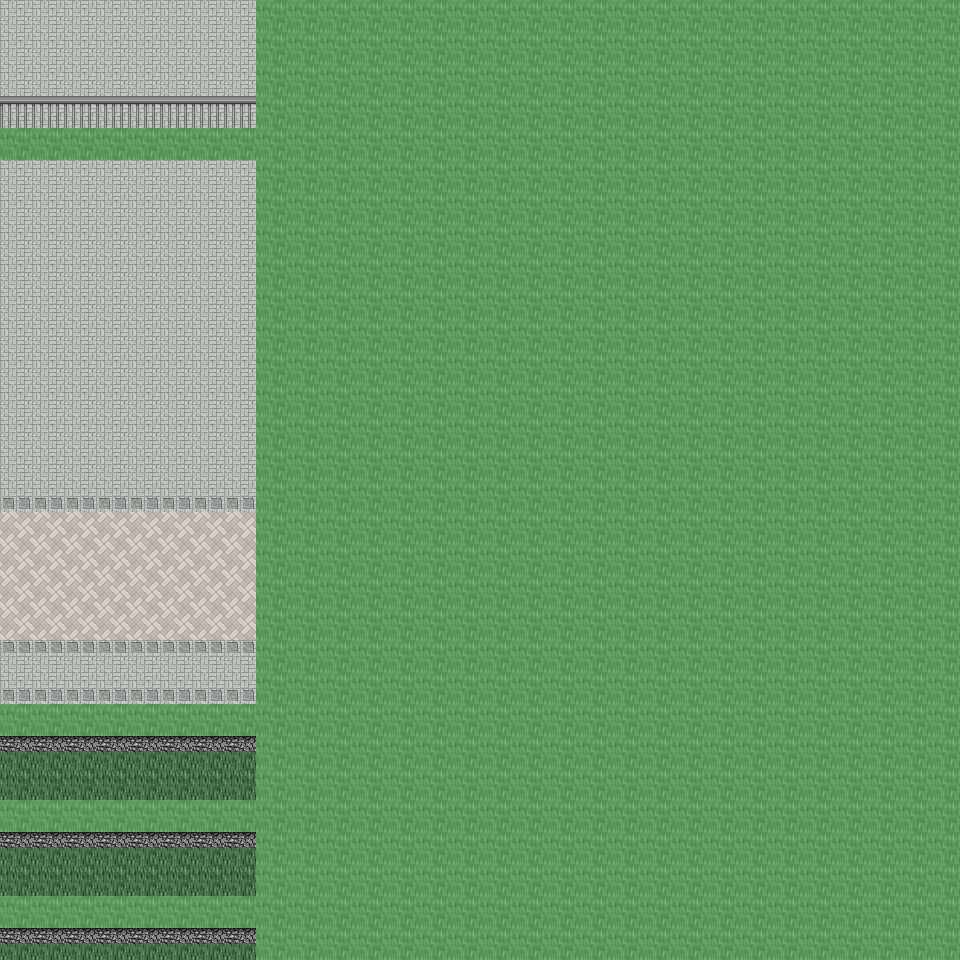

This game map was drawn from its Tiled (.tmx) file and the tilesets committed beside it. A one-line description and the trimmed map source follow:
An orthogonal 30x30 tile map with 32x32 px tiles, 6 tile layers (Ground, Object, Object2, Above, ...), 42 tilesets and 6 objects (6x mapchange).

<map version="1.0" orientation="orthogonal" renderorder="right-down" width="30" height="30" tilewidth="32" tileheight="32" nextobjectid="7">
  <tileset firstgid="1" name="tileset_ground_ground" tilewidth="32" tileheight="32" tilecount="33" columns="3">
    <image source="../drawable/tileset_ground_ground.png" width="96" height="352" />
  </tileset>
  <tileset firstgid="34" name="tileset_building_castle" tilewidth="32" tileheight="32" tilecount="320" columns="20">
    <image source="../drawable/tileset_building_castle.png" width="640" height="512" />
  </tileset>
  <tileset firstgid="354" name="tileset_furniture_carpet_carpets_2" tilewidth="32" tileheight="32" tilecount="20" columns="4">
    <image source="../drawable/tileset_furniture_carpet_carpets_2.png" width="128" height="160" />
  </tileset>
  <tileset firstgid="374" name="tileset_ground_indoor_tiles" tilewidth="32" tileheight="32" tilecount="8" columns="2">
    <image source="../drawable/tileset_ground_indoor_tiles.png" width="64" height="128" />
  </tileset>
  <tileset firstgid="382" name="tileset_building_entrance_int_iron_bars" tilewidth="32" tileheight="32" tilecount="12" columns="3">
    <image source="../drawable/tileset_building_entrance_int_iron_bars.png" width="96" height="128" />
  </tileset>
  <tileset firstgid="394" name="tileset_plant_bush_hedge" tilewidth="32" tileheight="32" tilecount="35" columns="5">
    <image source="../drawable/tileset_plant_bush_hedge.png" width="160" height="224" />
  </tileset>
  <tileset firstgid="429" name="tileset_building_church" tilewidth="32" tileheight="32" tilecount="56" columns="8">
    <image source="../drawable/tileset_building_church.png" width="256" height="224" />
  </tileset>
  <tileset firstgid="485" name="tileset_logic_collision" tilewidth="32" tileheight="32" tilecount="1" columns="1">
    <image source="../drawable/tileset_logic_collision.png" width="32" height="32" />
  </tileset>
  <tileset firstgid="486" name="tileset_logic_item_vegetable" tilewidth="32" tileheight="32" tilecount="16" columns="8">
    <image source="../drawable/tileset_logic_item_vegetable.png" width="256" height="64" />
  </tileset>
  <tileset firstgid="502" name="tileset_ground_rock_rocks" tilewidth="32" tileheight="32" tilecount="4" columns="2">
    <image source="../drawable/tileset_ground_rock_rocks.png" width="64" height="64" />
  </tileset>
  <tileset firstgid="506" name="tileset_item_corpse_huge_animal" tilewidth="32" tileheight="32" tilecount="16" columns="2">
    <image source="../drawable/tileset_item_corpse_huge_animal.png" width="64" height="256" />
  </tileset>
  <tileset firstgid="522" name="tileset_plant_tree_dead_tree_4" tilewidth="32" tileheight="32" tilecount="20" columns="4">
    <image source="../drawable/tileset_plant_tree_dead_tree_4.png" width="128" height="160" />
  </tileset>
  <tileset firstgid="542" name="tileset_plant_tree_dead_tree_2" tilewidth="32" tileheight="32" tilecount="20" columns="4">
    <image source="../drawable/tileset_plant_tree_dead_tree_2.png" width="128" height="160" />
  </tileset>
  <tileset firstgid="562" name="tileset_item_gothic_headstone_2" tilewidth="32" tileheight="32" tilecount="3" columns="1">
    <image source="../drawable/tileset_item_gothic_headstone_2.png" width="32" height="96" />
  </tileset>
  <tileset firstgid="565" name="tileset_building_house_3" tilewidth="32" tileheight="32" tilecount="48" columns="6">
    <image source="../drawable/tileset_building_house_3.png" width="192" height="256" />
  </tileset>
  <tileset firstgid="613" name="tileset_object_scarecrow" tilewidth="32" tileheight="32" tilecount="2" columns="1">
    <image source="../drawable/tileset_object_scarecrow.png" width="32" height="64" />
  </tileset>
  <tileset firstgid="615" name="tileset_plant_tree_fall_trees" tilewidth="32" tileheight="32" tilecount="40" columns="8">
    <image source="../drawable/tileset_plant_tree_fall_trees.png" width="256" height="160" />
  </tileset>
  <tileset firstgid="655" name="tileset_building_decoration_orbpedestal" tilewidth="32" tileheight="32" tilecount="2" columns="1">
    <image source="../drawable/tileset_building_decoration_orbpedestal.png" width="32" height="64" />
  </tileset>
  <tileset firstgid="657" name="tileset_ground_rock_rocks_3" tilewidth="32" tileheight="32" tilecount="16" columns="4">
    <image source="../drawable/tileset_ground_rock_rocks_3.png" width="128" height="128" />
  </tileset>
  <tileset firstgid="673" name="tileset_plant_tree_chestnut_tree" tilewidth="32" tileheight="32" tilecount="20" columns="4">
    <image source="../drawable/tileset_plant_tree_chestnut_tree.png" width="128" height="160" />
  </tileset>
  <tileset firstgid="693" name="tileset_plant_stump_hollow_logs" tilewidth="32" tileheight="32" tilecount="6" columns="3">
    <image source="../drawable/tileset_plant_stump_hollow_logs.png" width="96" height="64" />
  </tileset>
  <tileset firstgid="699" name="tileset_ground_grass_edges" tilewidth="32" tileheight="32" tilecount="36" columns="12">
    <image source="../drawable/tileset_ground_grass_edges.png" width="384" height="96" />
  </tileset>
  <tileset firstgid="735" name="tileset_ground_grass_corners" tilewidth="32" tileheight="32" tilecount="24" columns="6">
    <image source="../drawable/tileset_ground_grass_corners.png" width="192" height="128" />
  </tileset>
  <tileset firstgid="759" name="tileset_ground_water_pool" tilewidth="32" tileheight="32" tilecount="72" columns="3">
    <image source="../drawable/tileset_ground_water_pool.png" width="96" height="768" />
  </tileset>
  <tileset firstgid="831" name="tileset_ground_earth_edges" tilewidth="32" tileheight="32" tilecount="18" columns="6">
    <image source="../drawable/tileset_ground_earth_edges.png" width="192" height="96" />
  </tileset>
  <tileset firstgid="849" name="tileset_plant_leaves" tilewidth="32" tileheight="32" tilecount="8" columns="4">
    <image source="../drawable/tileset_plant_leaves.png" width="128" height="64" />
  </tileset>
  <tileset firstgid="857" name="tileset_object_well_hoist" tilewidth="32" tileheight="32" tilecount="9" columns="3">
    <image source="../drawable/tileset_object_well_hoist.png" width="96" height="96" />
  </tileset>
  <tileset firstgid="866" name="tileset_building_stairs_grey_stone_stairs_down" tilewidth="32" tileheight="32" tilecount="6" columns="3">
    <image source="../drawable/tileset_building_stairs_grey_stone_stairs_down.png" width="96" height="64" />
  </tileset>
  <tileset firstgid="872" name="tileset_ground_green_paving" tilewidth="32" tileheight="32" tilecount="18" columns="3">
    <image source="../drawable/tileset_ground_green_paving.png" width="96" height="192" />
  </tileset>
  <tileset firstgid="890" name="tileset_plant_tree_tree_darkgreen" tilewidth="32" tileheight="32" tilecount="88" columns="8">
    <image source="../drawable/tileset_plant_tree_tree_darkgreen.png" width="256" height="352" />
  </tileset>
  <tileset firstgid="978" name="tileset_furniture_light_lamp_bronze" tilewidth="32" tileheight="32" tilecount="3" columns="1">
    <image source="../drawable/tileset_furniture_light_lamp_bronze.png" width="32" height="96" />
  </tileset>
  <tileset firstgid="981" name="tileset_plant_tree_pine_tree" tilewidth="32" tileheight="32" tilecount="20" columns="4">
    <image source="../drawable/tileset_plant_tree_pine_tree.png" width="128" height="160" />
  </tileset>
  <tileset firstgid="1001" name="tileset_plant_tree_pine_tree_1" tilewidth="32" tileheight="32" tilecount="20" columns="4">
    <image source="../drawable/tileset_plant_tree_pine_tree_1.png" width="128" height="160" />
  </tileset>
  <tileset firstgid="1021" name="tileset_furniture_chair_bench_wooden" tilewidth="32" tileheight="32" tilecount="8" columns="2">
    <image source="../drawable/tileset_furniture_chair_bench_wooden.png" width="64" height="128" />
  </tileset>
  <tileset firstgid="1029" name="tileset_plant_flower_flowers_mixed" tilewidth="32" tileheight="32" tilecount="16" columns="4">
    <image source="../drawable/tileset_plant_flower_flowers_mixed.png" width="128" height="128" />
  </tileset>
  <tileset firstgid="1045" name="tileset_building_thatched_roof_cottage1" tilewidth="32" tileheight="32" tilecount="20" columns="4">
    <image source="../drawable/tileset_building_thatched_roof_cottage1.png" width="128" height="160" />
  </tileset>
  <tileset firstgid="1065" name="tileset_item_blood_floor_stain" tilewidth="32" tileheight="32" tilecount="1" columns="1">
    <image source="../drawable/tileset_item_blood_floor_stain.png" width="32" height="32" />
  </tileset>
  <tileset firstgid="1066" name="tileset_item_firewood" tilewidth="32" tileheight="32" tilecount="12" columns="3">
    <image source="../drawable/tileset_item_firewood.png" width="96" height="128" />
  </tileset>
  <tileset firstgid="1078" name="tileset_item_gothic_headstone_1" tilewidth="32" tileheight="32" tilecount="1" columns="1">
    <image source="../drawable/tileset_item_gothic_headstone_1.png" width="32" height="32" />
  </tileset>
  <tileset firstgid="1079" name="tileset_item_gothic_tiny_headstone" tilewidth="32" tileheight="32" tilecount="1" columns="1">
    <image source="../drawable/tileset_item_gothic_tiny_headstone.png" width="32" height="32" />
  </tileset>
  <tileset firstgid="1080" name="tileset_plant_mosses" tilewidth="32" tileheight="32" tilecount="16" columns="4">
    <image source="../drawable/tileset_plant_mosses.png" width="128" height="128" />
  </tileset>
  <tileset firstgid="1096" name="tileset_building_fence_wooden_brown_fence" tilewidth="32" tileheight="32" tilecount="42" columns="7">
    <image source="../drawable/tileset_building_fence_wooden_brown_fence.png" width="224" height="192" />
  </tileset>
  <layer name="Ground" width="30" height="30">
    <data>[900 cells, 900 non-empty, 5 distinct tile ids]</data>
  </layer>
  <layer name="Object" width="30" height="30">
    <data>[900 cells, 391 non-empty, 26 distinct tile ids]</data>
  </layer>
  <layer name="Object2" width="30" height="30">
    <data>[900 cells, 24 non-empty, 24 distinct tile ids]</data>
  </layer>
  <layer name="Above" width="30" height="30">
    <data>[900 cells, 289 non-empty, 46 distinct tile ids]</data>
  </layer>
  <layer name="Above2" width="30" height="30">
    <data>[900 cells, 111 non-empty, 6 distinct tile ids]</data>
  </layer>
  <layer name="Walkable" width="30" height="30">
    <data>[900 cells, 692 non-empty, 1 distinct tile ids]</data>
  </layer>
  <objectgroup name="MapEvents">
    <object id="1" name="south" type="mapchange" x="0" y="928" width="256" height="32">
      <properties>
        <property name="map" value="0_ados_mountain_n2_w2_x4_y1" />
        <property name="place" value="north" />
      </properties>
    </object>
    <object id="2" name="west" type="mapchange" x="0" y="0" width="32" height="128">
      <properties>
        <property name="map" value="0_ados_mountain_n2_w2_x3_y0" />
        <property name="place" value="east" />
      </properties>
    </object>
    <object id="3" name="west2" type="mapchange" x="0" y="160" width="32" height="544">
      <properties>
        <property name="map" value="0_ados_mountain_n2_w2_x3_y0" />
        <property name="place" value="east2" />
      </properties>
    </object>
    <object id="4" name="west3" type="mapchange" x="0" y="736" width="32" height="64">
      <properties>
        <property name="map" value="0_ados_mountain_n2_w2_x3_y0" />
        <property name="place" value="east3" />
      </properties>
    </object>
    <object id="5" name="west4" type="mapchange" x="0" y="832" width="32" height="64">
      <properties>
        <property name="map" value="0_ados_mountain_n2_w2_x3_y0" />
        <property name="place" value="east4" />
      </properties>
    </object>
    <object id="6" name="west5" type="mapchange" x="0" y="928" width="32" height="32">
      <properties>
        <property name="map" value="0_ados_mountain_n2_w2_x3_y0" />
        <property name="place" value="east5" />
      </properties>
    </object>
  </objectgroup>
</map>
